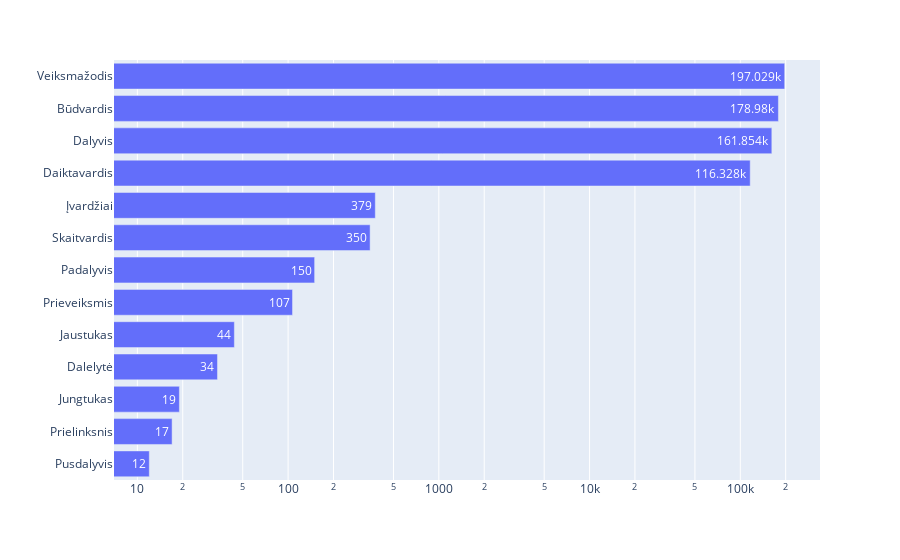

This figure's notebook cell:
### Code cell
import plotly.express as px

grammes_count = pd.DataFrame()
grammes_count['type'] = grammes_dfs.keys()
grammes_count['type'] = grammes_count['type'].apply(lambda x: x.capitalize())
grammes_count['count'] = [len(grammes_dfs[key]) for key in grammes_dfs.keys()]
grammes_count = grammes_count.sort_values(by=['count'], ascending=True)

px.bar(grammes_count, x='count', y='type', orientation='h', labels={'count': '', 'type': ''}, log_x=True, text_auto=True)

### Figure 1 — Plotly figure (JSON) as saved in the notebook; plotly's stock layout.template omitted (floating-point values rounded to 4 significant figures)
{"data": [{"alignmentgroup": "True", "hovertemplate": "=%{y}<extra></extra>", "legendgroup": "", "marker": {"color": "#636efa", "pattern": {"shape": ""}}, "name": "", "offsetgroup": "", "orientation": "h", "showlegend": false, "textposition": "auto", "texttemplate": "%{x}", "type": "bar", "x": [12, 17, 19, 34, 44, 107, 150, 350, 379, 116328, 161854, 178980, 197029], "xaxis": "x", "y": ["Pusdalyvis", "Prielinksnis", "Jungtukas", "Dalelytė", "Jaustukas", "Prieveiksmis", "Padalyvis", "Skaitvardis", "Įvardžiai", "Daiktavardis", "Dalyvis", "Būdvardis", "Veiksmažodis"], "yaxis": "y"}], "layout": {"barmode": "relative", "legend": {"tracegroupgap": 0}, "margin": {"t": 60}, "xaxis": {"anchor": "y", "domain": [0, 1], "title": {"text": ""}, "type": "log"}, "yaxis": {"anchor": "x", "domain": [0, 1], "title": {"text": ""}}}}
